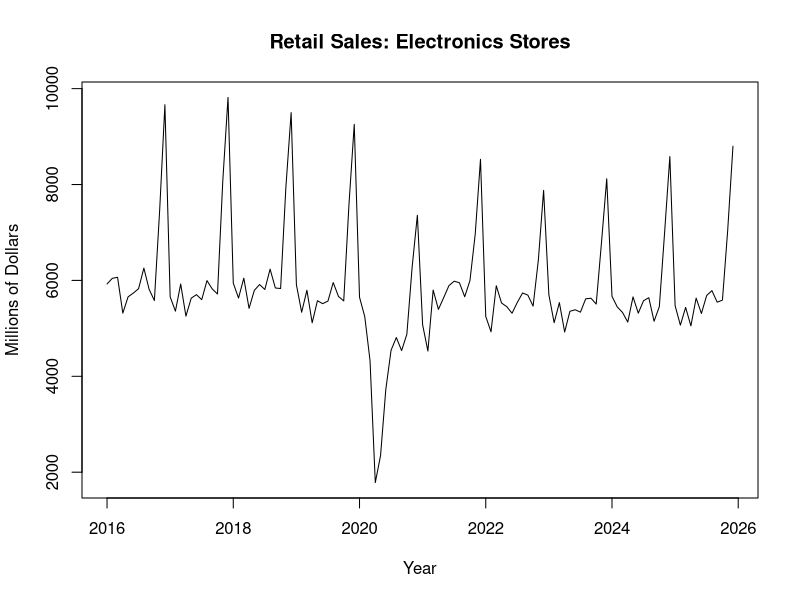
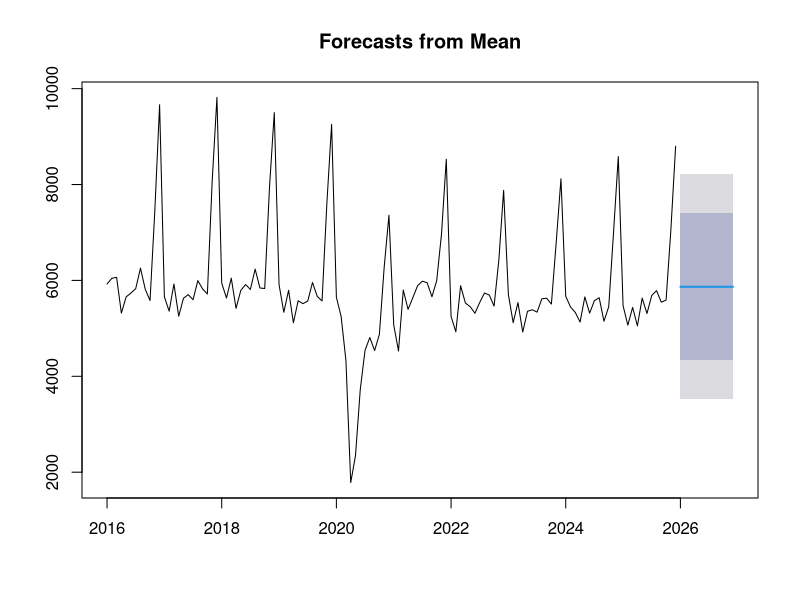
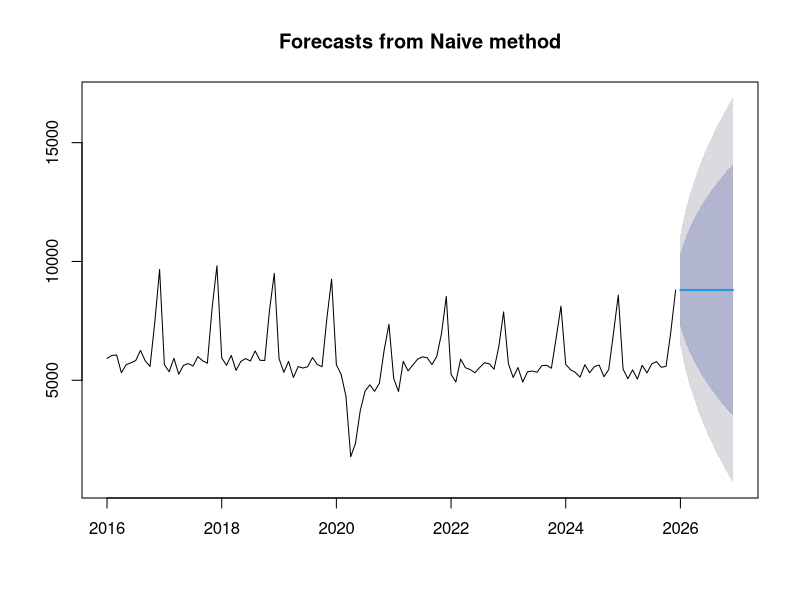
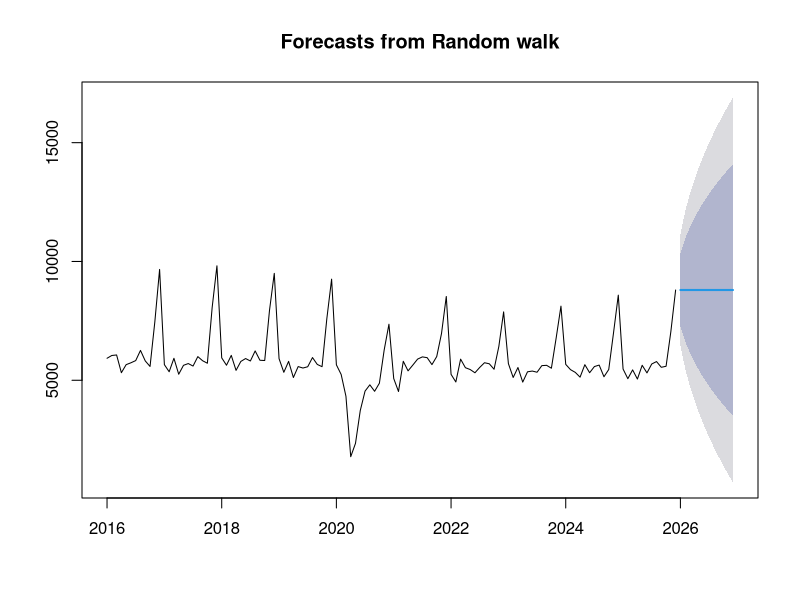
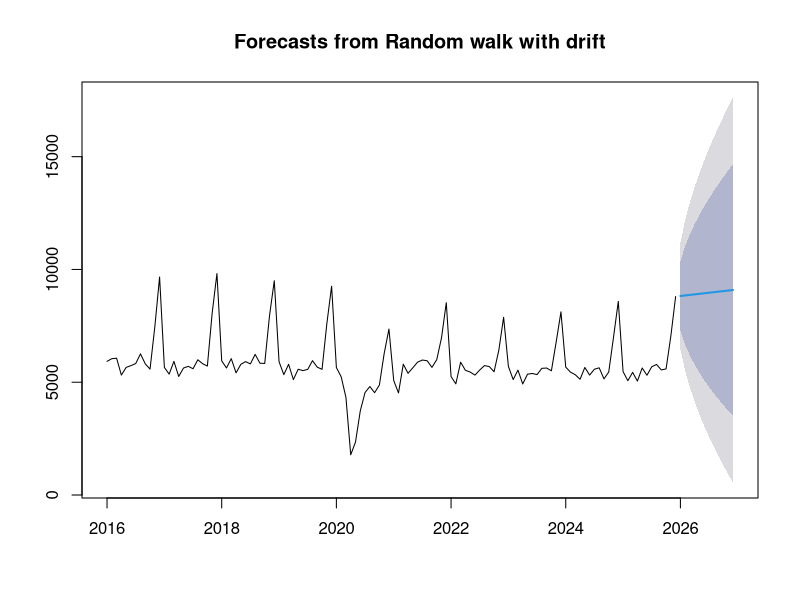
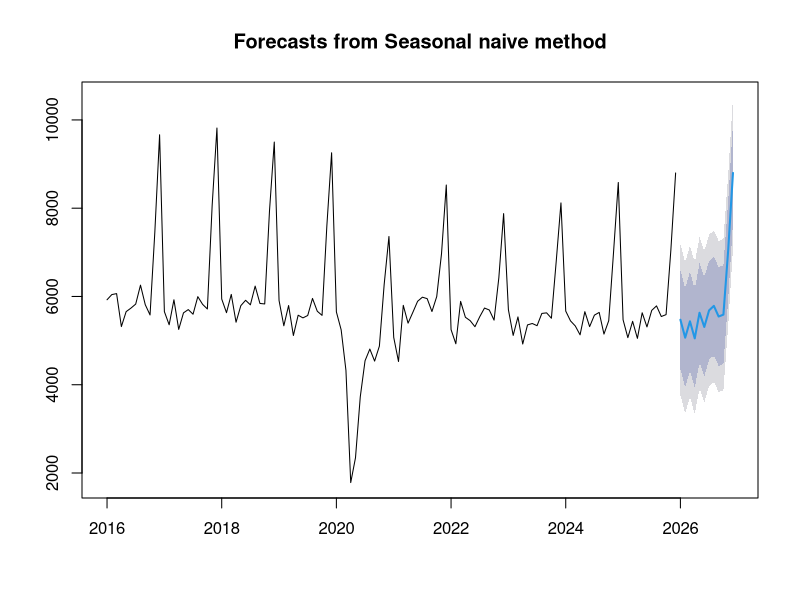
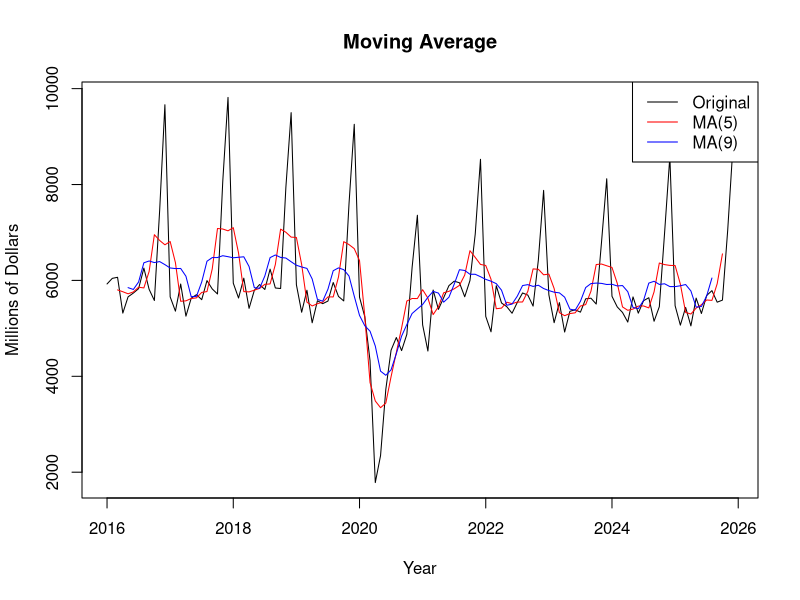
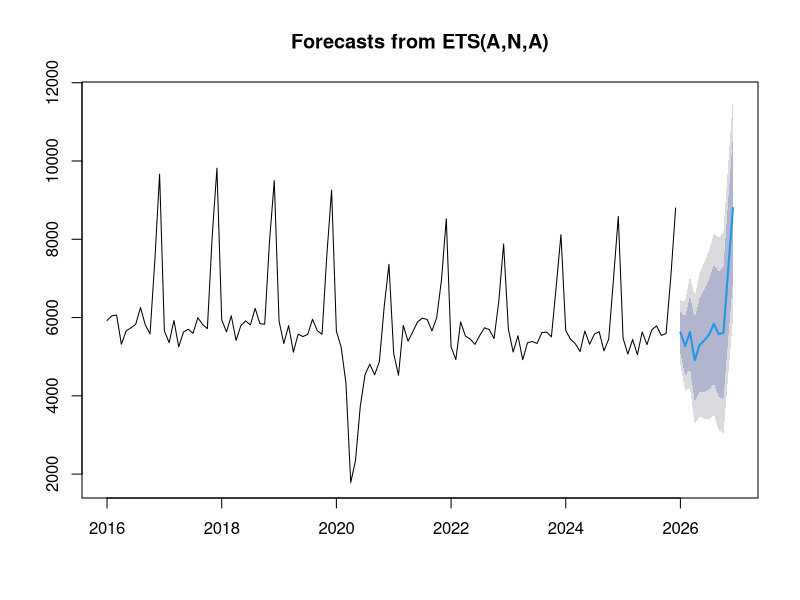

Write the R code that produced these figures, in order.
## ---- chunk 1
knitr::opts_chunk$set(echo = TRUE)
## ---- chunk 2
library(forecast)
library(ggplot2)
## ---- chunk 3
electronics <- read.csv("Retail Sales - Electronics Stores.csv")
head(electronics)
## ---- chunk 4
electronics_ts <- ts(electronics$MRTSSM443142USN, start = c(2016, 1), frequency = 12)
electronics_ts
## ---- chunk 5
plot(electronics_ts, main = "Retail Sales: Electronics Stores", xlab = "Year", ylab = "Millions of Dollars")
## ---- chunk 6
mean_forecast <- meanf(electronics_ts, h = 12)
mean_forecast
plot(mean_forecast)
## ---- chunk 7
naive_forecast <- naive(electronics_ts, h = 12)
naive_forecast
plot(naive_forecast)
## ---- chunk 8
rw_forecast <- rwf(electronics_ts, h = 12)
rw_forecast
plot(rw_forecast)
## ---- chunk 9
drift_forecast <- rwf(electronics_ts, h = 12, drift = TRUE)
drift_forecast
plot(drift_forecast)
## ---- chunk 10
snaive_forecast <- snaive(electronics_ts, h = 12)
snaive_forecast
plot(snaive_forecast)
## ---- chunk 11
MA5 <- ma(electronics_ts, order = 5)
MA9 <- ma(electronics_ts, order = 9)
plot(electronics_ts, main = "Moving Average", xlab = "Year", ylab = "Millions of Dollars")

lines(MA5, col = "red")
lines(MA9, col = "blue")
legend("topright", legend = c("Original", "MA(5)", "MA(9)"), col = c("black", "red", "blue"), lty = 1)
## ---- chunk 12
ets_model <- ets(electronics_ts)
ets_model
ets_forecast <- forecast(ets_model, h = 12)
ets_forecast
plot(ets_forecast)
## ---- chunk 13
HW_model <- HoltWinters(electronics_ts)
HW_model
HW_forecast <- forecast(HW_model, h = 12)
HW_forecast
plot(HW_forecast)
## ---- chunk 14
ses_forecast <- ses(electronics_ts, h = 12)
ses_forecast
plot(ses_forecast)
## ---- chunk 15
train <- window(electronics_ts, end = c(2024, 12))
test <- window(electronics_ts, start = c(2025, 1))
length(train)
length(test)
## ---- chunk 16
mean_test <- meanf(train, h = 12)
naive_test <- naive(train, h = 12)
drift_test <- rwf(train, h = 12, drift = TRUE)
snaive_test <- snaive(train, h = 12)
ets_test <- forecast(ets(train), h = 12)
HW_test <- forecast(HoltWinters(train), h = 12)
ses_test <- ses(train, h = 12)
## ---- chunk 17
rmse_results <- data.frame(
  Model = c("Mean", "Naive", "Random Walk with Drift", "Seasonal Naive", "ETS", "Holt-Winters", "Simple Exponential Smoothing"),
  RMSE = c(
    accuracy(mean_test, test)["Test set", "RMSE"],
    accuracy(naive_test, test)["Test set", "RMSE"],
    accuracy(drift_test, test)["Test set", "RMSE"],
    accuracy(snaive_test, test)["Test set", "RMSE"],
    accuracy(ets_test, test)["Test set", "RMSE"],
    accuracy(HW_test, test)["Test set", "RMSE"],
    accuracy(ses_test, test)["Test set", "RMSE"]
  )
)
rmse_results$RMSE <- round(rmse_results$RMSE, 2)
rmse_results
## ---- chunk 18
layout(matrix(c(1, 2), nrow = 2),
       heights = c(4, 1))
par(mar = c(4, 4, 4, 2) + 0.1)

plot(electronics_ts, xlim = c(2023, 2027), ylim = c(2500, 10500), main = "Comparison of Forecasting Models", xlab = "Year", ylab = "Millions of Dollars")

lines(mean_forecast$mean, col = "red", lwd = 2)
lines(naive_forecast$mean, col = "blue", lwd = 2)
lines(drift_forecast$mean, col = "green", lwd = 2)
lines(snaive_forecast$mean, col = "purple", lwd = 2)
lines(ets_forecast$mean, col = "orange", lwd = 2)
lines(HW_forecast$mean, col = "brown", lwd = 2)
lines(ses_forecast$mean, col = "pink", lwd = 2)

par(mar = c(0, 0, 0, 0))

plot.new()

legend("center",
       legend = c("Actual",
                  "Mean",
                  "Naive",
                  "Random Walk with Drift",
                  "Seasonal Naive",
                  "ETS",
                  "Holt-Winters",
                  "SES"),
       col = c("black",
               "red",
               "blue",
               "green",
               "purple",
               "orange",
               "brown",
               "pink"),
       lty = 1,
       lwd = 2,
       ncol = 4,
       cex = 0.7,
       bty = "n")

layout(1)
